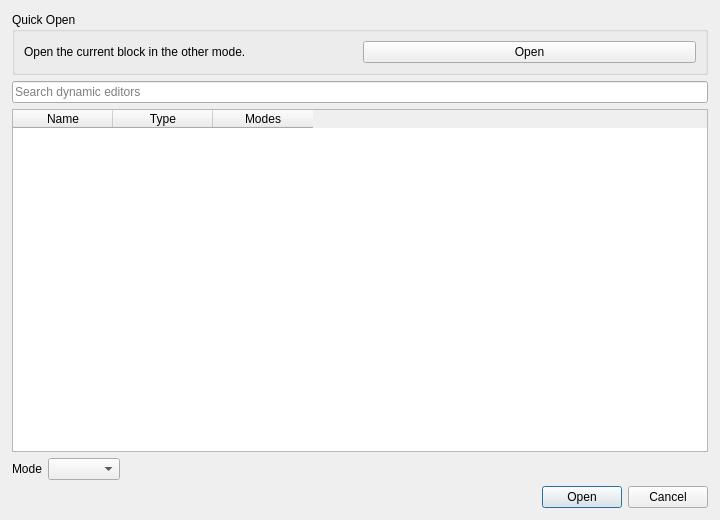
<?xml version="1.0" encoding="UTF-8"?>
<ui version="4.0">
 <class>DynamicEditorPickerDialog</class>
 <widget class="QDialog" name="DynamicEditorPickerDialog">
  <property name="geometry">
   <rect>
    <x>0</x>
    <y>0</y>
    <width>720</width>
    <height>520</height>
   </rect>
  </property>
  <property name="windowTitle">
   <string>Open Dynamic Editor</string>
  </property>
  <layout class="QVBoxLayout" name="verticalLayout">
   <property name="leftMargin">
    <number>12</number>
   </property>
   <property name="topMargin">
    <number>12</number>
   </property>
   <property name="rightMargin">
    <number>12</number>
   </property>
   <property name="bottomMargin">
    <number>12</number>
   </property>
   <item>
    <widget class="QGroupBox" name="quickOpenGroupBox">
     <property name="title">
      <string>Quick Open</string>
     </property>
     <layout class="QHBoxLayout" name="horizontalLayoutQuick">
      <item>
       <widget class="QLabel" name="quickOpenLabel">
        <property name="text">
         <string>Open the current block in the other mode.</string>
        </property>
        <property name="wordWrap">
         <bool>true</bool>
        </property>
       </widget>
      </item>
      <item>
       <widget class="QPushButton" name="quickOpenButton">
        <property name="text">
         <string>Open</string>
        </property>
       </widget>
      </item>
     </layout>
    </widget>
   </item>
   <item>
    <widget class="QLineEdit" name="searchLineEdit">
     <property name="placeholderText">
      <string>Search dynamic editors</string>
     </property>
     <property name="clearButtonEnabled">
      <bool>true</bool>
     </property>
    </widget>
   </item>
   <item>
    <widget class="QTableWidget" name="entriesTableWidget">
     <property name="selectionBehavior">
      <enum>QAbstractItemView::SelectionBehavior::SelectRows</enum>
     </property>
     <property name="selectionMode">
      <enum>QAbstractItemView::SelectionMode::SingleSelection</enum>
     </property>
     <property name="editTriggers">
      <set>QAbstractItemView::EditTrigger::NoEditTriggers</set>
     </property>
     <column>
      <property name="text">
       <string>Name</string>
      </property>
     </column>
     <column>
      <property name="text">
       <string>Type</string>
      </property>
     </column>
     <column>
      <property name="text">
       <string>Modes</string>
      </property>
     </column>
    </widget>
   </item>
   <item>
    <layout class="QHBoxLayout" name="horizontalLayoutMode">
     <item>
      <widget class="QLabel" name="modeLabel">
       <property name="text">
        <string>Mode</string>
       </property>
      </widget>
     </item>
     <item>
      <widget class="QComboBox" name="modeComboBox"/>
     </item>
     <item>
      <spacer name="horizontalSpacer">
       <property name="orientation">
        <enum>Qt::Orientation::Horizontal</enum>
       </property>
       <property name="sizeHint" stdset="0">
        <size>
         <width>40</width>
         <height>20</height>
        </size>
       </property>
      </spacer>
     </item>
    </layout>
   </item>
   <item>
    <widget class="QDialogButtonBox" name="buttonBox">
     <property name="standardButtons">
      <set>QDialogButtonBox::StandardButton::Cancel|QDialogButtonBox::StandardButton::Open</set>
     </property>
    </widget>
   </item>
  </layout>
 </widget>
 <resources/>
 <connections/>
</ui>
